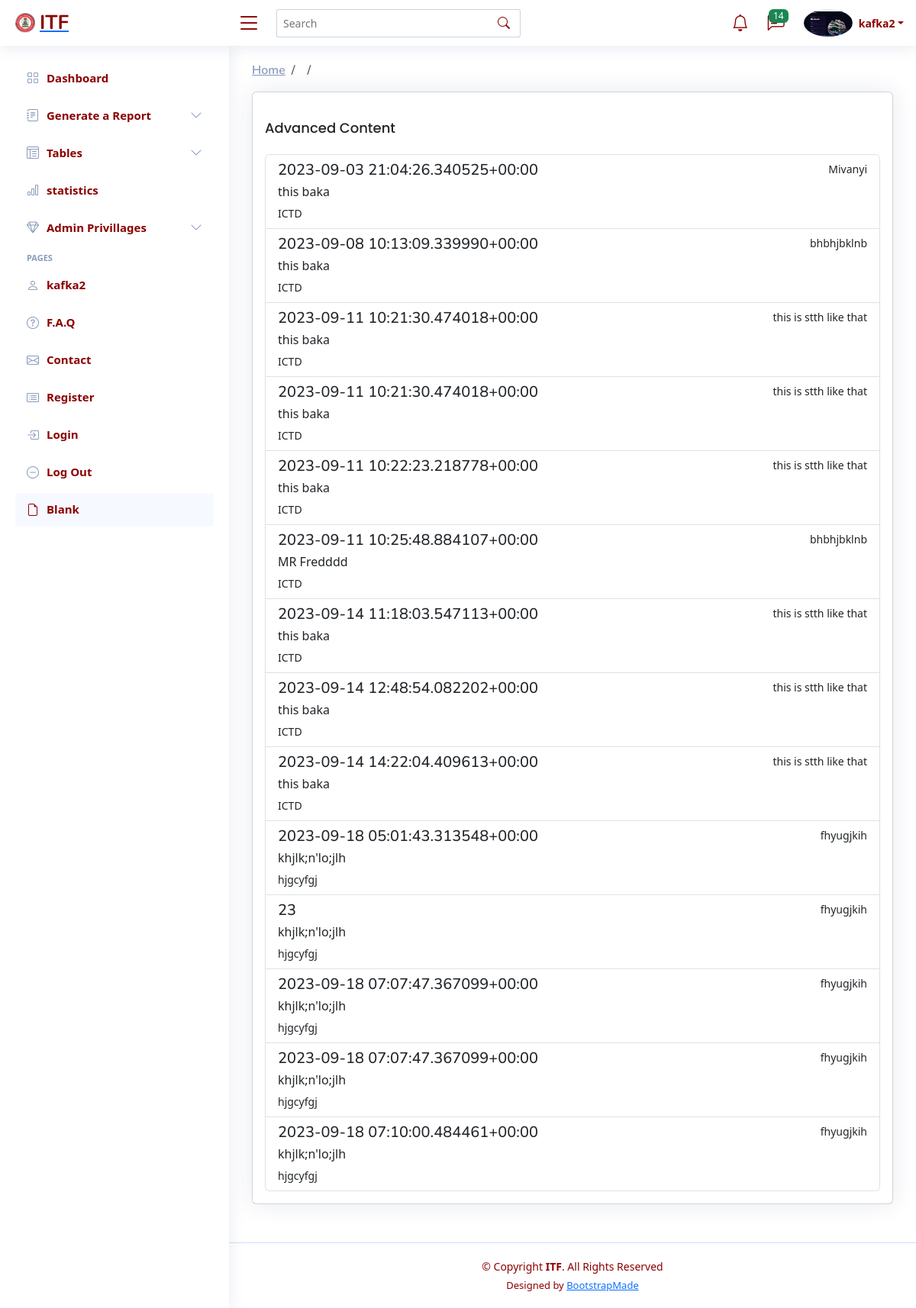
The app's page /table1/list (signed in) with its own data.
### accounts/models.py (models this page shows)
class User(AbstractUser):
    name = models.CharField(max_length=50,default = "John Doe")
    avatar = models.ImageField(default = "default2.png",blank = True)
    username = models.CharField(max_length=50,unique = True)
    is_AreaManager = models.BooleanField(default = False,blank = True)
    is_HOT = models.BooleanField(default = False,blank = True)
    is_CDN = models.BooleanField(default = False,blank = True)
    is_verified = models.BooleanField(default = False,blank = True)
    is_TDO = models.BooleanField(default = False,blank = True)

### table1/models.py (models this page shows, shortened)
class BasicForm(models.Model):
    user = models.ForeignKey("accounts.User",on_delete=models.CASCADE,related_name = 'basicform',blank = True)
    name = models.CharField(max_length=255,blank =True)
    Department = models.CharField(max_length = 255,blank =True)
    Directors_name = models.CharField(max_length = 255,blank =True)
    Team_leader = models.CharField(max_length = 255,blank =True)
    Number_of_TDOS_Department = models.IntegerField(default = 0)
    Month_of_Report = models.CharField(max_length=50,default=timezone.now(),blank = True)
    Division = models.CharField(max_length = 255,blank =True)
    Number_of_TDOS_Team = models.IntegerField(default = 0)
    Deignation = models.CharField(max_length = 255,blank =True)
    date = models.CharField(max_length=50,blank=True,default =timezone.now())
    verified_hot = models.BooleanField(default = False,blank = True)
    rejected = models.BooleanField(default = False,blank = True)
    verified_manager = models.BooleanField(default = False,blank = True)
    rejected2 = models.BooleanField(default = False,blank = True)
    approved = models.BooleanField(default = False,blank = True)

### table1/views.py (the view)
# urls.py: path('list',views.form_list,name = "form-list"),
def form_list(request):
    basic_forms = BasicForm.objects.all()
    context = {
        "basic_forms":basic_forms
    }
    return render(request,"table1/formList.html",context)

### table1/templates/table1/formList.html
{% extends 'base.html' %}
{% block content %}
<div class="card">
    <div class="card-body">
      <h5 class="card-title">Advanced Content</h5>
      <div class="list-group">
        {% for objects in basic_forms %}
        <a href="{% url 'table1:formDetail' objects.pk %}" class="list-group-item list-group-item-action " aria-current="true">
          <div class="d-flex w-100 justify-content-between">
            <h5 class="mb-1">{{objects.date}}</h5>
            <small>{{objects.name}}</small>
          </div>
          <p class="mb-1">{{objects.Directors_name}}</p>
          <small>{{objects.Department}}</small>
        </a>
        {% endfor %}
      </div>
    </div>
  </div>
{% endblock content %}

### templates/base.html (shortened to what this page needs)
{% load static %}
{% load widget_tweaks %}
<!DOCTYPE html>
<html lang="en">
<head>
  <link href="{% static 'assets/vendor/bootstrap/css/bootstrap.min.css'%}" rel="stylesheet">
  <link href="{% static 'assets/vendor/bootstrap-icons/bootstrap-icons.css'%}" rel="stylesheet">
  <link href="{% static 'assets/vendor/boxicons/css/boxicons.min.css'%}" rel="stylesheet">
  <link href="{% static 'assets/vendor/quill/quill.snow.css'%}" rel="stylesheet">
  <link href="{% static 'assets/vendor/quill/quill.bubble.css'%}" rel="stylesheet">
  <link href="{% static 'assets/vendor/remixicon/remixicon.css'%}" rel="stylesheet">
  <link href="{% static 'assets/vendor/simple-datatables/style.css'%}" rel="stylesheet">
  <link href="{% static 'assets/css/style.css'%}" rel="stylesheet">
  {% load bootstrap5 %}
  {% bootstrap_css %}
</head>
<body>
  <header id="header" class="header fixed-top d-flex align-items-center">
    <div class="d-flex align-items-center justify-content-between">
      <a href="{% url 'landing-page' request.user.id %}" class="logo d-flex align-items-center">
        <img src="{% static 'assets/img/logo.jpg'%}" alt="">
        <span class="d-none d-lg-block">ITF</span>
      </a>
      <i class="bi bi-list toggle-sidebar-btn"></i>
    </div>
    <div class="search-bar">
      <form class="search-form d-flex align-items-center" method="POST" action="#">
        <input type="text" name="query" placeholder="Search" title="Enter search keyword">
        <button type="submit" title="Search"><i class="bi bi-search"></i></button>
      </form>
    </div>
    <nav class="header-nav ms-auto">
      <ul class="d-flex align-items-center">
        <li class="nav-item dropdown">
          <a class="nav-link nav-icon" href="#" data-bs-toggle="dropdown">
            <i class="bi bi-bell"></i>
          </a>
        </li>
        <li class="nav-item dropdown">
          <a class="nav-link nav-icon" href="#" data-bs-toggle="dropdown">
            <i class="bi bi-chat-left-text"></i>
            <span class="badge bg-success badge-number">{{basic_forms.count}}</span>
          </a>
        </li>
        <li class="nav-item dropdown pe-3">
          <a class="nav-link nav-profile d-flex align-items-center pe-0" href="{% url 'accounts:profile' request.user.id %}" data-bs-toggle="dropdown">
            <img src="{{request.user.avatar.url}}" alt="{{request.user.id}}" class="rounded-circle">
            <span class="d-none d-md-block dropdown-toggle ps-2">{{request.user.username}}</span>
          </a>
        </li>
      </ul>
    </nav>
  </header>
  <aside id="sidebar" class="sidebar">
    <ul class="sidebar-nav" id="sidebar-nav">
      <li class="nav-item">
        <a class="nav-link collapsed" href="{% url 'landing-page' request.user.id %}">
          <i class="bi bi-grid"></i>
          <span>Dashboard</span>
        </a>
      </li>
      <li class="nav-item">
        <a class="nav-link collapsed" data-bs-target="#forms-nav" data-bs-toggle="collapse" href="#">
          <i class="bi bi-journal-text"></i><span>Generate a Report</span><i class="bi bi-chevron-down ms-auto"></i>
        </a>
      </li>
      <li class="nav-item">
        <a class="nav-link collapsed" data-bs-target="#tables-nav" data-bs-toggle="collapse" href="#">
          <i class="bi bi-layout-text-window-reverse"></i><span>Tables</span><i class="bi bi-chevron-down ms-auto"></i>
        </a>
      </li>
      <li class="nav-item">
        <a class="nav-link collapsed" href="{% url 'accounts:statistics' request.user.id %}">
          <i class="bi bi-bar-chart"></i>
          <span>statistics</span>
        </a>
      </li>
      {% if request.user.is_AreaManager == True or request.user.is_CDN == True or request.user.is_HOT == True  %}
      <li class="nav-item">
        <a class="nav-link collapsed" data-bs-target="#icons-nav" data-bs-toggle="collapse" href="#">
          <i class="bi bi-gem"></i><span>Admin Privillages</span><i class="bi bi-chevron-down ms-auto"></i>
        </a>
      </li>
      {% endif %}
      <li class="nav-heading">Pages</li>
      <li class="nav-item">
        <a class="nav-link collapsed" href="{% url 'accounts:profile' request.user.id %}">
          <i class="bi bi-person"></i>
          <span>{{request.user.username}}</span>
        </a>
      </li>
      <li class="nav-item">
        <a class="nav-link collapsed" href="{% url 'accounts:help'%}">
          <i class="bi bi-question-circle"></i>
          <span>F.A.Q</span>
        </a>
      </li>
      <li class="nav-item">
        <a class="nav-link collapsed" href="{% url 'accounts:contact' %}">
          <i class="bi bi-envelope"></i>
          <span>Contact</span>
        </a>
      </li>
      <li class="nav-item">
        <a class="nav-link collapsed" href="{% url 'register'%}">
          <i class="bi bi-card-list"></i>
          <span>Register</span>
        </a>
      </li>
      <li class="nav-item">
        <a class="nav-link collapsed" href="{% url 'accounts:login'%}">
          <i class="bi bi-box-arrow-in-right"></i>
          <span>Login</span>
        </a>
      </li>
      <li class="nav-item">
        <a class="nav-link collapsed" href="{% url 'accounts:logout'%}">
          <i class="bi bi-dash-circle"></i>
          <span>Log Out</span>
        </a>
      </li>
      <li class="nav-item">
        <a class="nav-link " href="pages-blank.html">
          <i class="bi bi-file-earmark"></i>
          <span>Blank</span>
        </a>
      </li>
    </ul>
  </aside>
  <main id="main" class="main">
    <div class="pagetitle">
      <nav>
        <ol class="breadcrumb">
          <li class="breadcrumb-item"><a href="{% url 'landing-page' 'request.user.id' %}">Home</a></li>
          <li class="breadcrumb-item">{{page}}</li>
          <li class="breadcrumb-item active">{{page}}</li>
        </ol>
      </nav>
    </div>
    {% block content %}
    {% endblock content %}
  </main>
  <footer id="footer" class="footer">
    <div class="copyright">
      &copy; Copyright <strong><span>ITF</span></strong>. All Rights Reserved
    </div>
    <div class="credits">
      Designed by <a href="https://bootstrapmade.com/">BootstrapMade</a>
    </div>
  </footer>
</body>
</html>

### static/assets/css/style.css (style rules this page uses)
:root { scroll-behavior: smooth; }
body { font-family: "Open Sans", sans-serif; background: #f6f9ff; color: #444444; }
a { color: darkred; text-decoration: none; }
h1, h2, h3, h4, h5, h6 { font-family: "Nunito", sans-serif; }
#main { margin-top: 60px; padding: 20px 30px; transition: all 0.3s; }
.pagetitle { margin-bottom: 10px; }
.card { margin-bottom: 30px; border: none; border-radius: 5px; box-shadow: 0px 0 30px rgba(1, 41, 112, 0.1); }
.card-title { padding: 20px 0 15px 0; font-size: 18px; font-weight: 500; color: darkred; font-family: "Poppins", sans-serif; }
.card-body { padding: 0 20px 20px 20px; }
.breadcrumb { font-size: 14px; font-family: "Nunito", sans-serif; color: #899bbd; font-weight: 600; }
.breadcrumb a { color: #899bbd; transition: 0.3s; }
.breadcrumb .breadcrumb-item::before { color: #899bbd; }
.breadcrumb .active { color: #51678f; font-weight: 600; }
.logo { line-height: 1; }
@media (min-width: 1200px) { .logo { width: 280px; } }
.logo img { max-height: 26px; margin-right: 6px; }
.logo span { font-size: 26px; font-weight: 700; color: darkred; font-family: "Nunito", sans-serif; }
.header { transition: all 0.5s; z-index: 997; height: 60px; box-shadow: 0px 2px 20px rgba(1, 41, 112, 0.1); background-color: #fff; padding-left: 20px; }
.header .toggle-sidebar-btn { font-size: 32px; padding-left: 10px; cursor: pointer; color: darkred; }
.header .search-bar { min-width: 360px; padding: 0 20px; }
.header .search-form { width: 100%; }
.header .search-form input { border: 0; font-size: 14px; color: darkred; border: 1px solid rgba(1, 41, 112, 0.2); padding: 7px 38px 7px 8px; border-radius: 3px; transition: 0.3s; width: 100%; }
.header .search-form button { border: 0; padding: 0; margin-left: -30px; background: none; }
.header .search-form button i { color: darkred; }
.header-nav ul { list-style: none; }
.header-nav>ul { margin: 0; padding: 0; }
.header-nav .nav-icon { font-size: 22px; color: darkred; margin-right: 25px; position: relative; }
.header-nav .nav-profile { color: darkred; }
.header-nav .nav-profile img { max-height: 36px; }
.header-nav .nav-profile span { font-size: 14px; font-weight: 600; }
.header-nav .badge-number { position: absolute; inset: -2px -5px auto auto; font-weight: normal; font-size: 12px; padding: 3px 6px; }
.sidebar { position: fixed; top: 60px; left: 0; bottom: 0; width: 300px; z-index: 996; transition: all 0.3s; padding: 20px; overflow-y: auto; scrollbar-width: thin; scrollbar-color: #aab7cf transparent; box-shadow: 0px 0px 20px rgba(1, 41, 112, 0.1); background-color: #fff; }
@media (min-width: 1200px) { #main, #footer { margin-left: 300px; } }
.sidebar-nav { padding: 0; margin: 0; list-style: none; }
.sidebar-nav li { padding: 0; margin: 0; list-style: none; }
.sidebar-nav .nav-item { margin-bottom: 5px; }
.sidebar-nav .nav-heading { font-size: 11px; text-transform: uppercase; color: #899bbd; font-weight: 600; margin: 10px 0 5px 15px; }
.sidebar-nav .nav-link { display: flex; align-items: center; font-size: 15px; font-weight: 600; color: darkred; transition: 0.3; background: #f6f9ff; padding: 10px 15px; border-radius: 4px; }
.sidebar-nav .nav-link i { font-size: 16px; margin-right: 10px; color: darkred; }
.sidebar-nav .nav-link.collapsed { color: darkred; background: #fff; }
.sidebar-nav .nav-link.collapsed i { color: #899bbd; }
.sidebar-nav .nav-link .bi-chevron-down { margin-right: 0; transition: transform 0.2s ease-in-out; }
.footer { padding: 20px 0; font-size: 14px; transition: all 0.3s; border-top: 1px solid #cddfff; }
.footer .copyright { text-align: center; color: darkred; }
.footer .credits { padding-top: 5px; text-align: center; font-size: 13px; color: darkred; }

### records on screen
User: user.avatar (placeholder picture), user.username "kafka2"
BasicForm: date "2023-09-03 21:04:26.340525+00:00", name "Mivanyi", Directors_name "this baka", Department "ICTD"
BasicForm: date "2023-09-08 10:13:09.339990+00:00", name "bhbhjbklnb", Directors_name "this baka", Department "ICTD"
BasicForm: date "2023-09-11 10:21:30.474018+00:00", name "this is stth like that", Directors_name "this baka", Department "ICTD"
BasicForm: date "2023-09-11 10:21:30.474018+00:00", name "this is stth like that", Directors_name "this baka", Department "ICTD"
BasicForm: date "2023-09-11 10:22:23.218778+00:00", name "this is stth like that", Directors_name "this baka", Department "ICTD"
BasicForm: date "2023-09-11 10:25:48.884107+00:00", name "bhbhjbklnb", Directors_name "MR Fredddd", Department "ICTD"
BasicForm: date "2023-09-14 11:18:03.547113+00:00", name "this is stth like that", Directors_name "this baka", Department "ICTD"
BasicForm: date "2023-09-14 12:48:54.082202+00:00", name "this is stth like that", Directors_name "this baka", Department "ICTD"
BasicForm: date "2023-09-14 14:22:04.409613+00:00", name "this is stth like that", Directors_name "this baka", Department "ICTD"
BasicForm: date "2023-09-18 05:01:43.313548+00:00", name "fhyugjkih", Directors_name "khjlk;n'lo;jlh", Department "hjgcyfgj"
BasicForm: date "23", name "fhyugjkih", Directors_name "khjlk;n'lo;jlh", Department "hjgcyfgj"
BasicForm: date "2023-09-18 07:07:47.367099+00:00", name "fhyugjkih", Directors_name "khjlk;n'lo;jlh", Department "hjgcyfgj"
BasicForm: date "2023-09-18 07:07:47.367099+00:00", name "fhyugjkih", Directors_name "khjlk;n'lo;jlh", Department "hjgcyfgj"
BasicForm: date "2023-09-18 07:10:00.484461+00:00", name "fhyugjkih", Directors_name "khjlk;n'lo;jlh", Department "hjgcyfgj"

### other values on screen
{{ basic_forms.count }} "14"
